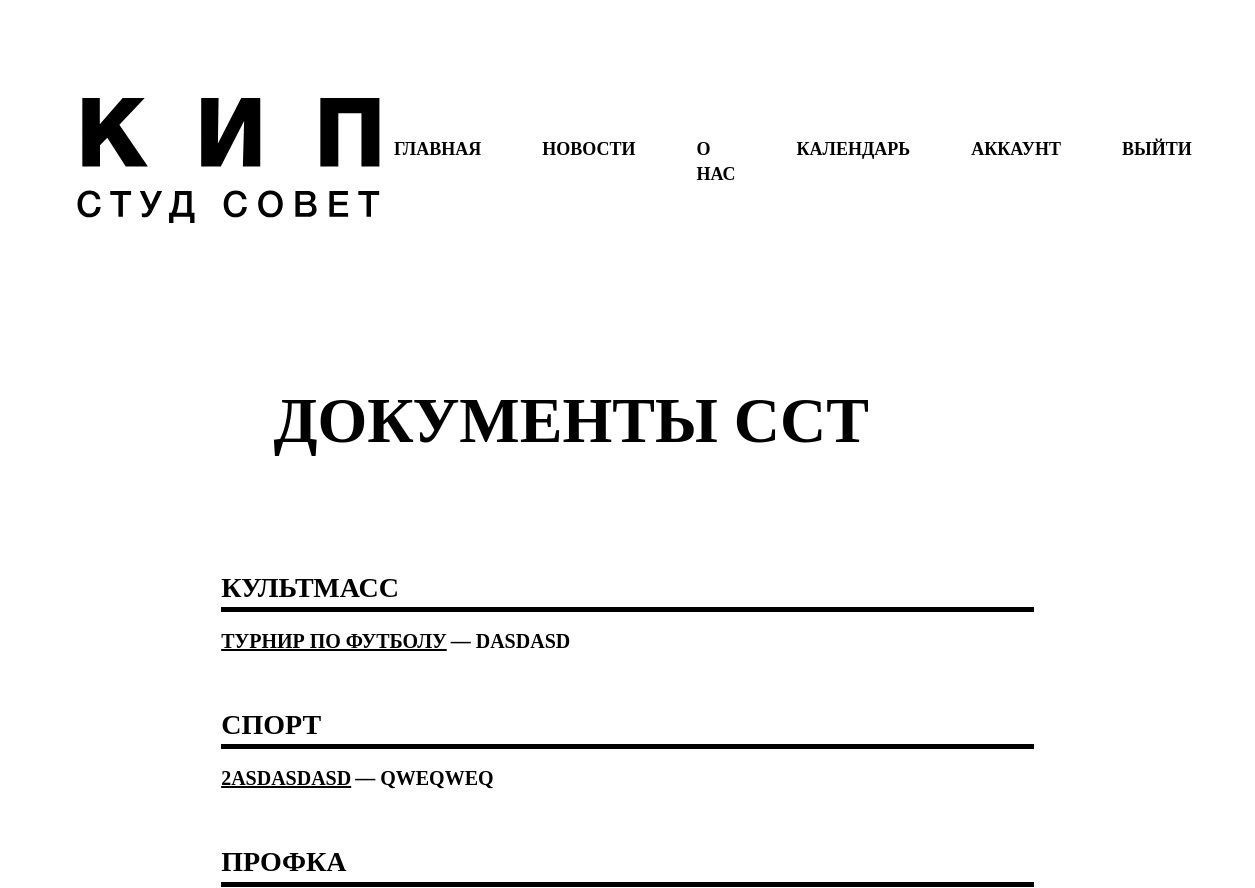
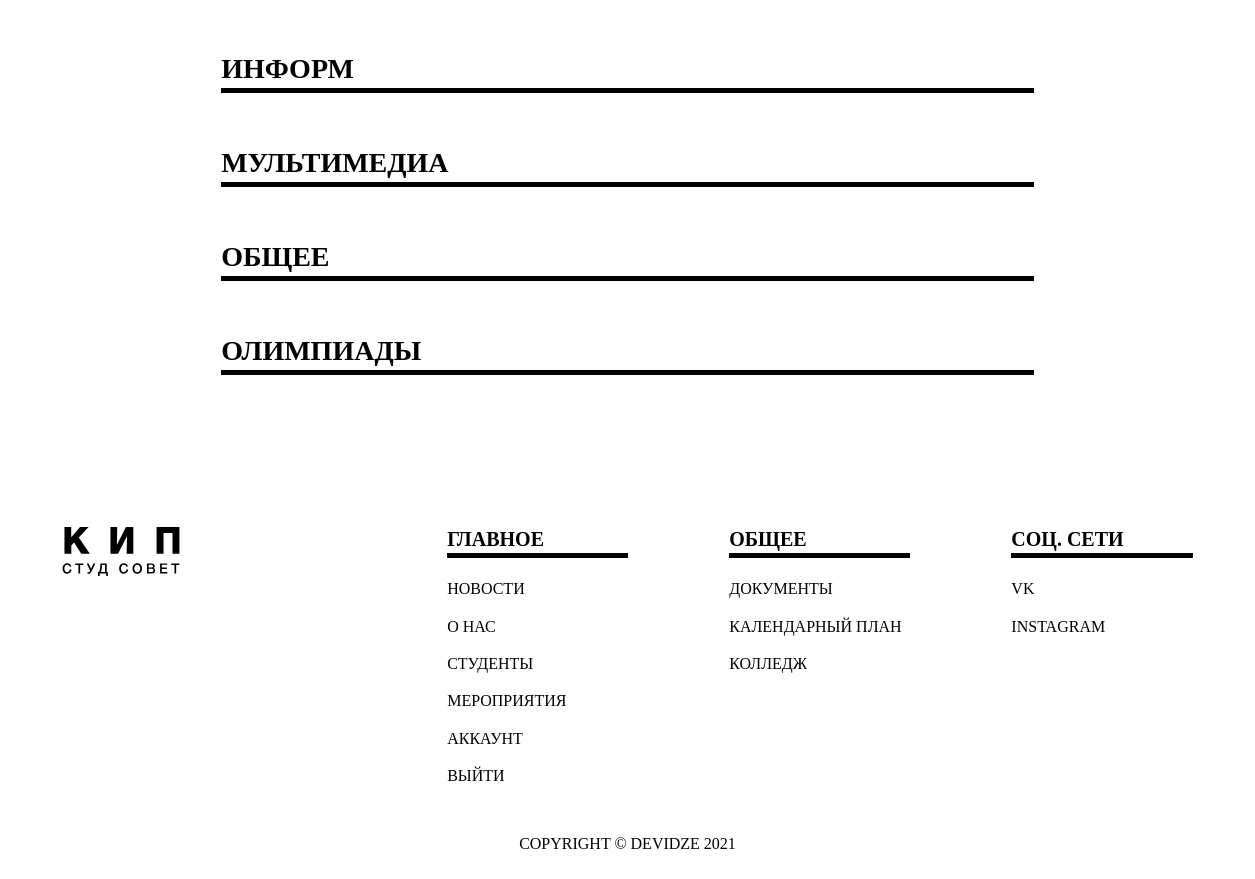
The page /docs_council/ (signed in) on the database its author committed (2 pictures, top to bottom).
### accounts/models.py (models this page shows, shortened)
class Tag(models.Model):
    name        = models.CharField(max_length=200, null=True)
    def __str__(self):
        return self.name

class DocsCouncil(models.Model):
    tag         = models.ForeignKey(Tag, null = True, blank = True, on_delete = models.SET_NULL)
    file        = models.FileField(null=True, blank=True)
    name        = models.CharField(max_length=200, null=True, blank=True)
    description = models.CharField(max_length=200, null=True, blank=True)
    date_created= models.DateTimeField(auto_now_add=True, blank=True, null=True)

### accounts/views.py (the view)
# urls.py: path('docs_council/', views.docs_council, name="docs_council"),
def docs_council(request):
    tags = Tag.objects.all()
    docs = DocsCouncil.objects.all()
    context = {
        'tags':tags, 'docs':docs
    }
    return render(request, 'accounts/pages/docs_council.html', context)

### accounts/templates/accounts/pages/docs_council.html
{% extends 'accounts/main.html' %}
{% load static %}
{% block content %}
<section class="promo row">
    <div class="col-12 col-sm-7 promo-header">
        Документы ССТ
    </div>
</section>
<section class="docs row">
    <div class="col-0 col-xs-0 col-sm-1 col-md-1 col-lg-2"></div>
    <div class="col-xs-12 col-sm-10 col-md-10 col-lg-8">
        {% for tag in tags %}
        <div class="doc-box-class">
            <div class="doc-header">{{tag}}</div>
            {% for doc in docs %}
                {% if doc.tag == tag %}
                <div class="doc-document">
                    <a class="doc-file" href="{{doc.file.url}}" download>{{doc.name}}</a>
                    <span class="doc-about"> — {{doc.description}}</span>
                </div>
                {% endif %}
            {% endfor %}
        </div>
        {% endfor %}
    </div>
    <div class="col-0 col-xs-0 col-sm-1 col-md-1 col-lg-2"></div>
</section>
{% endblock %}

### static/css/styles.css (style rules this page uses)
body { min-width: 400px; }
@media all { .promo { margin-bottom: 50px; display: flex; justify-content: center; } }
@media all { .docs { margin-bottom: 150px; } }
@media all { .doc-header { margin-top: 100px; } }
@media all { .doc-document { margin-top: 30px; } }
@media (max-width: 3840px) { .doc-header { margin-top: 100px; } }
@media (max-width: 3840px) { .doc-document { margin-top: 30px; } }
@media (max-width: 1440px) { .doc-header { margin-top: 50px; } }
@media (max-width: 1440px) { .doc-document { margin-top: 15px; } }

### rows shown on the page
Tag: name "КУЛЬТМАСС"
DocsCouncil: name "ТУРНИР ПО ФУТБОЛУ", description "DASDASD"
Tag: name "СПОРТ"
DocsCouncil: name "2ASDASDASD", description "QWEQWEQ"
Tag: name "ПРОФКА"
Tag: name "ИНФОРМ"
Tag: name "МУЛЬТИМЕДИА"
Tag: name "ОБЩЕЕ"
Tag: name "ОЛИМПИАДЫ"
